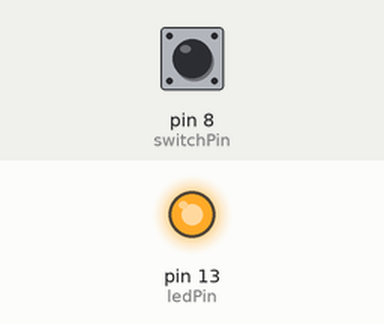
Recording of a sketch running on a simulated Arduino Uno, built with avr-gcc and run on an emulated ATmega328P. On the bench: output pins drawn as LEDs (lit = HIGH). Inputs (shaded band) come from the test bench; at power-on: pin 8 (switchPin) HIGH.

Above: at 1.2 s.
1.3 s: pin 8 (switchPin) pulled LOW for 0.15 s
At 2.0 s:
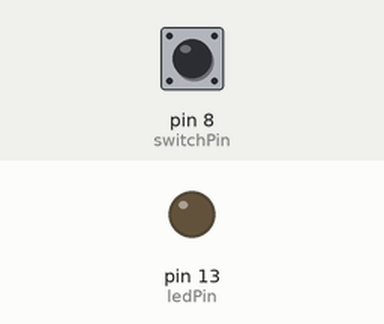
2.9 s: pin 8 (switchPin) pulled LOW for 1 s
At 4.5 s:
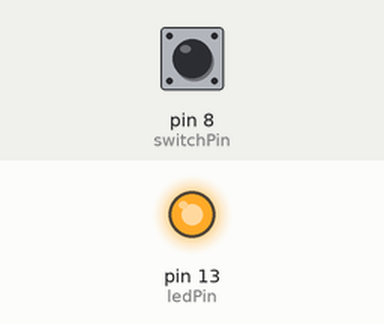
5.4 s: pin 8 (switchPin) pulled LOW for 3.2 s
At 9.3 s:
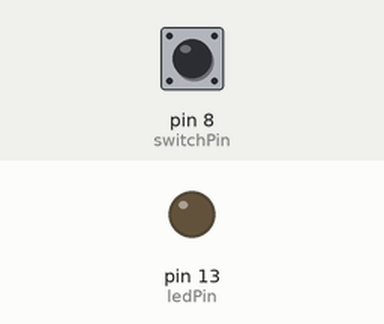
Timing chart, 0 to 10.8 s (numbered marks = the images above; inputs shaded):
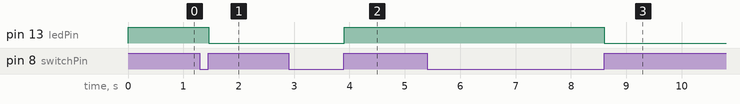

Measured:
- after the input at 1.3 s, pin 13 (ledPin): HIGH → LOW after 0.16 s
- after the input at 2.9 s, pin 13 (ledPin): LOW → HIGH after 1.0 s
- after the input at 5.4 s, pin 13 (ledPin): HIGH → LOW after 3.2 s

The sketch:

led-switch.ino
```cpp
int switchPin = 8;
int ledPin = 13;
bool lastButton = LOW;
bool currentButton = LOW;
bool ledOn = false;

bool debounce(bool last) {
  bool current = digitalRead(switchPin);

  if (last != current) {
    delay(5);
    current = digitalRead(switchPin);
  }

  return current;
}

void setup() {
  pinMode(switchPin, INPUT);
  pinMode(ledPin, OUTPUT);
}

void loop() {
  currentButton = debounce(lastButton);

  if (lastButton == LOW && currentButton == HIGH) {
    ledOn = !ledOn;
  }

  lastButton = currentButton;
  digitalWrite(ledPin, ledOn);
}
```
